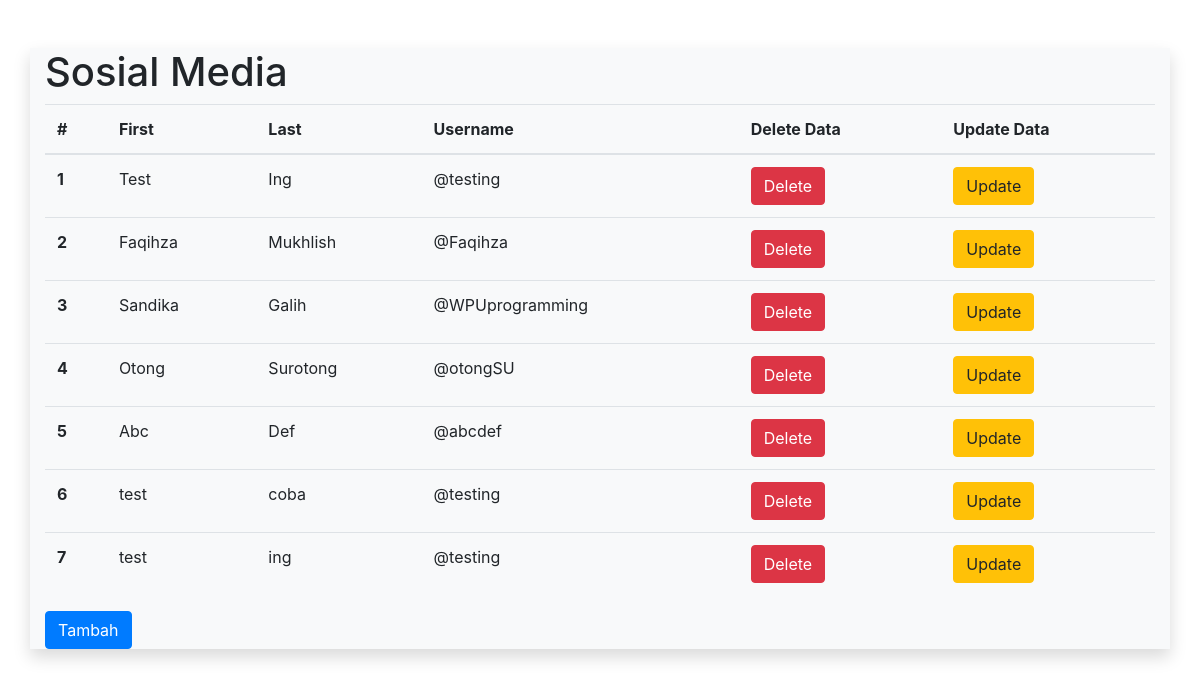
Screenshot of /sosmed/ with the database file from the repository.
### sosmed/models.py (models this page shows, shortened)
class Instagram(models.Model):
    nama_depan      = models.CharField(max_length=100)
    nama_belakang   = models.CharField(max_length=100)
    username        = models.CharField(max_length=100)

### sosmed/views.py (the view)
def list(request):
    acount = Instagram.objects.all()
    context = {
        'page_title':'Sosial Media',
        'acount':acount,
    }
    return render(request, 'sosmed/list.html', context)

### sosmed/templates/sosmed/list.html (shortened to what this page needs)
{% extends "base.html" %}
{% block contents %}
    <h1>{{page_title}}</h1>
    <table class="table ">
        <thead>
            <tr>
                <th scope="col">#</th>
                <th scope="col">First</th>
                <th scope="col">Last</th>
                <th scope="col">Username</th>
                <th scope="col">Delete Data</th>
                <th scope="col">Update Data</th>
            </tr>
        </thead>
        <tbody>
            {% for akun in acount %}
                <tr>
                    <th scope="row">{{forloop.counter}}</th>
                    <td>{{akun.nama_depan}}</td>
                    <td>{{akun.nama_belakang}}</td>
                    <td>{{akun.username}}</td>
                    <td><a class="btn btn-danger" href="{% url 'sosmed:delete' akun.id %}">Delete</td>
                    <td><a class="btn btn-warning" href="{% url 'sosmed:update' akun.id %}">Update</td>
                </tr>
            {% endfor %}
        </tbody>
    </table>
    <a class="btn btn-primary" href="{% url 'sosmed:create' %}">Tambah</a>
{% endblock contents %}

### templates/base.html (shortened to what this page needs)
<!DOCTYPE html>
<html lang="en">
<head>
    {% include "snippets/style.html" %}
</head>
<body>
    <div class="container bg-light shadow mt-5 ">
        {% block contents %}
        {% endblock contents %}
    </div>
</body>
</html>

### templates/snippets/style.html
{% load static %}
<link rel="stylesheet" href="{% static "vendor/bootstrap/bootstrap.css" %}">

### templates/snippets/script.html (shortened to what this page needs)
{% load static %}

### rows the page displays
Instagram: nama_depan "Test", nama_belakang "Ing", username "@testing"
Instagram: nama_depan "Faqihza", nama_belakang "Mukhlish", username "@Faqihza"
Instagram: nama_depan "Sandika", nama_belakang "Galih", username "@WPUprogramming"
Instagram: nama_depan "Otong", nama_belakang "Surotong", username "@otongSU"
Instagram: nama_depan "Abc", nama_belakang "Def", username "@abcdef"
Instagram: nama_depan "test", nama_belakang "coba", username "@testing"
Instagram: nama_depan "test", nama_belakang "ing", username "@testing"

### other values shown
{{ page_title }} "Sosial Media"
